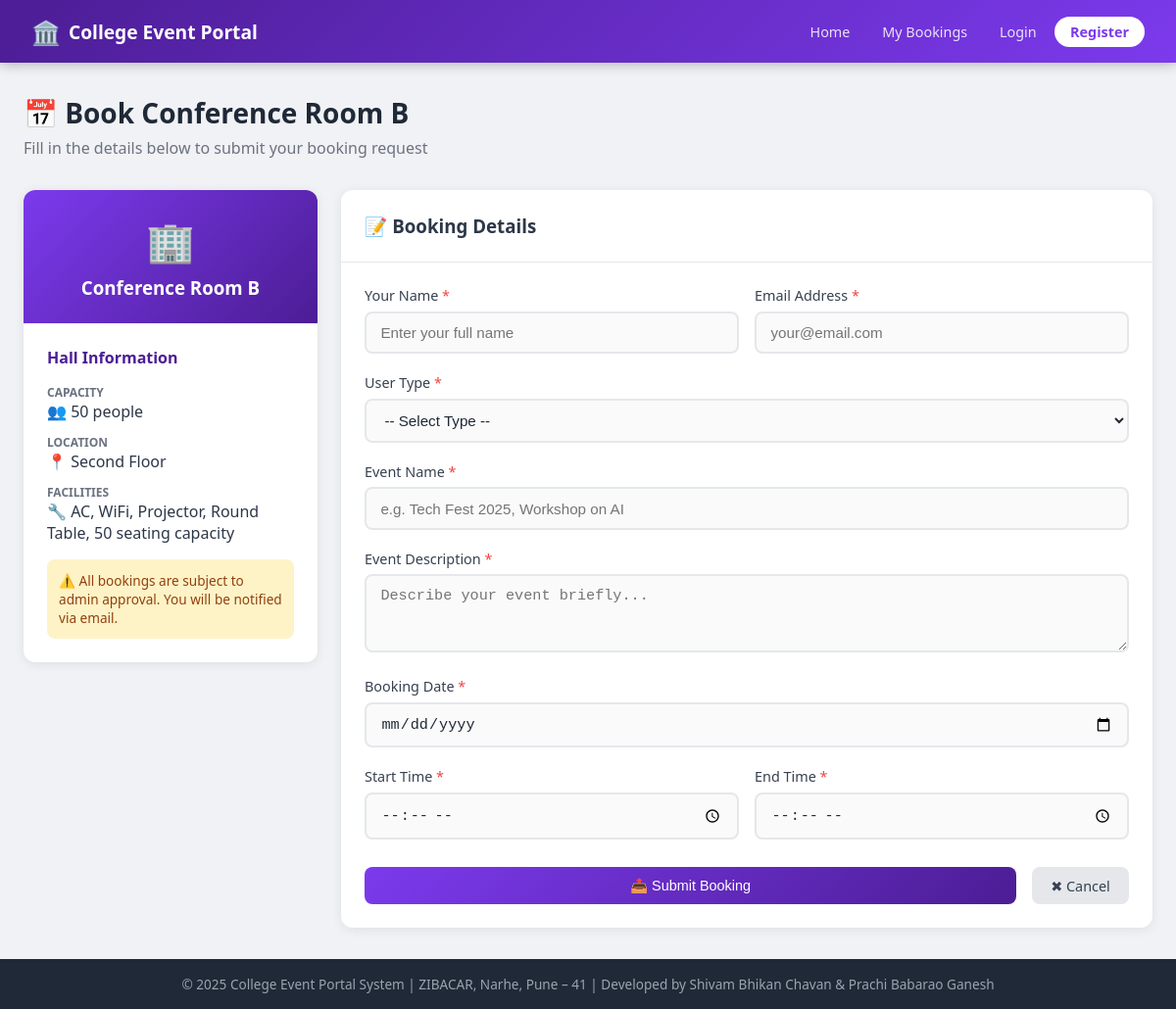
/book/2/, run on the app's committed database.
### halls/models.py (models this page shows, shortened)
class Hall(models.Model):
    name = models.CharField(max_length=100)
    capacity = models.IntegerField()
    location = models.CharField(max_length=200)
    facilities = models.TextField()
    is_available = models.BooleanField(default=True)
    created_at = models.DateTimeField(auto_now_add=True)
    class Meta:
        ordering = ['name']

### halls/views.py (the view, shortened to what this page needs)
# urls.py: path('book/<int:hall_id>/', views.book_hall, name='book_hall'),
def book_hall(request, hall_id):
    hall = get_object_or_404(Hall, id=hall_id, is_available=True)
    initial = {}
    if request.user.is_authenticated:
        initial['user_name'] = request.user.get_full_name() or request.user.username
        initial['user_email'] = request.user.email
        if hasattr(request.user, 'profile'):
            initial['user_type'] = request.user.profile.user_type
    return render(request, 'halls/book_hall.html', {'hall': hall, 'initial': initial})

### halls/templates/halls/book_hall.html (shortened to what this page needs)
{% extends 'halls/base.html' %}
{% block content %}
<div class="page-header">
    <h2>📅 Book {{ hall.name }}</h2>
    <p>Fill in the details below to submit your booking request</p>
</div>
<div style="display: grid; grid-template-columns: 300px 1fr; gap: 1.5rem; align-items: start;">
    <div class="card">
        <div style="background: linear-gradient(135deg, #7c3aed, #4c1d95); padding: 1.5rem; text-align: center;">
            <div style="font-size: 2.5rem;">🏢</div>
            <h3 style="color: white; margin-top: 0.5rem;">{{ hall.name }}</h3>
        </div>
        <div class="card-body">
            <h4 style="margin-bottom: 1rem; color: #4c1d95;">Hall Information</h4>
            <div style="display: flex; flex-direction: column; gap: 0.75rem;">
                <div>
                    <div style="font-size: 0.75rem; text-transform: uppercase; color: #6b7280; font-weight: 600;">Capacity</div>
                    <div style="font-weight: 500;">👥 {{ hall.capacity }} people</div>
                </div>
                <div>
                    <div style="font-size: 0.75rem; text-transform: uppercase; color: #6b7280; font-weight: 600;">Location</div>
                    <div style="font-weight: 500;">📍 {{ hall.location }}</div>
                </div>
                <div>
                    <div style="font-size: 0.75rem; text-transform: uppercase; color: #6b7280; font-weight: 600;">Facilities</div>
                    <div style="font-weight: 500;">🔧 {{ hall.facilities }}</div>
                </div>
            </div>
            <div style="margin-top: 1rem; padding: 0.75rem; background: #fef3c7; border-radius: 8px; font-size: 0.85rem; color: #92400e;">
                ⚠️ All bookings are subject to admin approval. You will be notified via email.
            </div>
        </div>
    </div>
    <div class="card">
        <div class="card-header">
            <h3>📝 Booking Details</h3>
        </div>
        <div class="card-body">
            <form method="POST" id="bookingForm" novalidate>
                <div class="form-row">
                    <div class="form-group">
                        <label class="form-label">Your Name <span class="required">*</span></label>
                        <input type="text" name="user_name" class="form-control" required
                               value="{{ initial.user_name|default:'' }}" placeholder="Enter your full name">
                    </div>
                    <div class="form-group">
                        <label class="form-label">Email Address <span class="required">*</span></label>
                        <input type="email" name="user_email" class="form-control" required
                               value="{{ initial.user_email|default:'' }}" placeholder="your@email.com">
                    </div>
                </div>
                <div class="form-group">
                    <label class="form-label">User Type <span class="required">*</span></label>
                    <select name="user_type" class="form-control" required>
                        <option value="">-- Select Type --</option>
                    </select>
                </div>
                <div class="form-group">
                    <label class="form-label">Event Name <span class="required">*</span></label>
                    <input type="text" name="event_name" class="form-control" required
                           placeholder="e.g. Tech Fest 2025, Workshop on AI">
                </div>
                <div class="form-group">
                    <label class="form-label">Event Description <span class="required">*</span></label>
                    <textarea name="event_description" class="form-control" rows="3" required
                              placeholder="Describe your event briefly..."></textarea>
                </div>
                <div class="form-group">
                    <label class="form-label">Booking Date <span class="required">*</span></label>
                    <input type="date" name="booking_date" class="form-control" id="booking_date" required>
                </div>
                <div class="form-row">
                    <div class="form-group">
                        <label class="form-label">Start Time <span class="required">*</span></label>
                        <input type="time" name="start_time" class="form-control" id="start_time" required>
                    </div>
                    <div class="form-group">
                        <label class="form-label">End Time <span class="required">*</span></label>
                        <input type="time" name="end_time" class="form-control" id="end_time" required>
                    </div>
                </div>
                <div style="display: flex; gap: 1rem; margin-top: 0.5rem;">
                    <button type="submit" class="btn btn-primary" style="flex: 1; justify-content: center;">
                        📤 Submit Booking
                    </button>
                    <a href="{% url 'index' %}" class="btn btn-secondary">✖ Cancel</a>
                </div>
            </form>
        </div>
    </div>
</div>
{% endblock %}

### halls/templates/halls/base.html (style rules this page uses)
*, *::before, *::after { box-sizing: border-box; margin: 0; padding: 0; }
body { font-family: 'Segoe UI', Tahoma, Geneva, Verdana, sans-serif; background: #f0f2f5; color: #2d3748; min-height: 100vh; display: flex; flex-direction: column; }
.card { background: white; border-radius: 12px; box-shadow: 0 2px 12px rgba(0,0,0,0.08); overflow: hidden; }
.card-header { padding: 1.5rem; border-bottom: 1px solid #e5e7eb; }
.card-body { padding: 1.5rem; }
.btn { display: inline-flex; align-items: center; gap: 0.4rem; padding: 0.6rem 1.2rem; border-radius: 8px; border: none; font-size: 0.9rem; font-weight: 500; cursor: pointer; text-decoration: none; transition: all 0.2s; }
.btn-primary { background: linear-gradient(135deg, #7c3aed, #4c1d95); color: white; }
.btn-secondary { background: #e5e7eb; color: #374151; }
.form-group { margin-bottom: 1.25rem; }
.form-label { display: block; font-weight: 500; margin-bottom: 0.4rem; color: #374151; font-size: 0.9rem; }
.form-label .required { color: #ef4444; }
.form-control { width: 100%; padding: 0.7rem 0.9rem; border: 2px solid #e5e7eb; border-radius: 8px; font-size: 0.95rem; transition: border-color 0.2s; background: #fafafa; color: #1f2937; }
.form-row { display: grid; grid-template-columns: 1fr 1fr; gap: 1rem; }
.page-header { margin-bottom: 2rem; }
.page-header h1, .page-header h2 { color: #1f2937; font-size: 1.75rem; }
.page-header p { color: #6b7280; margin-top: 0.4rem; }

### data on the page
Hall: name "Conference Room B", capacity "50", location "Second Floor", facilities "AC, WiFi, Projector, Round Table, 50 seating capacity"
